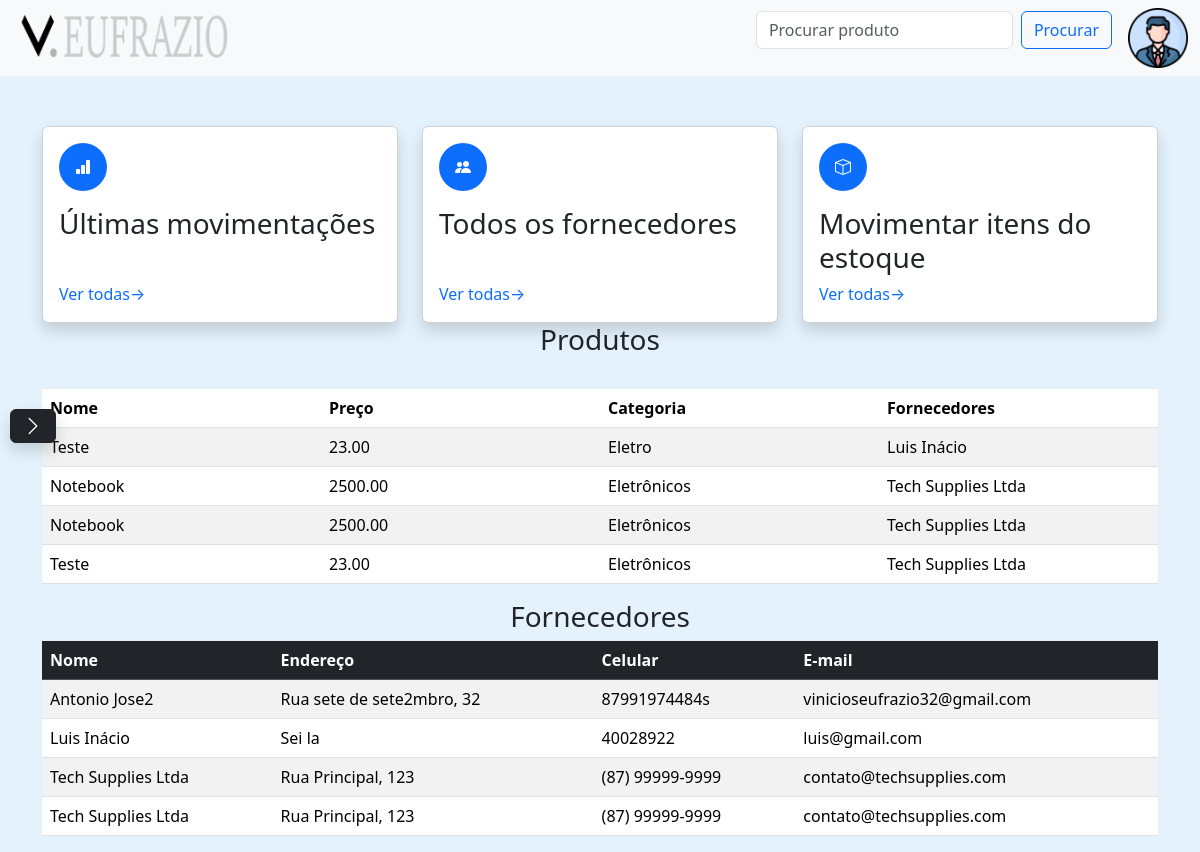
Page / (signed in) on the earlier database version.
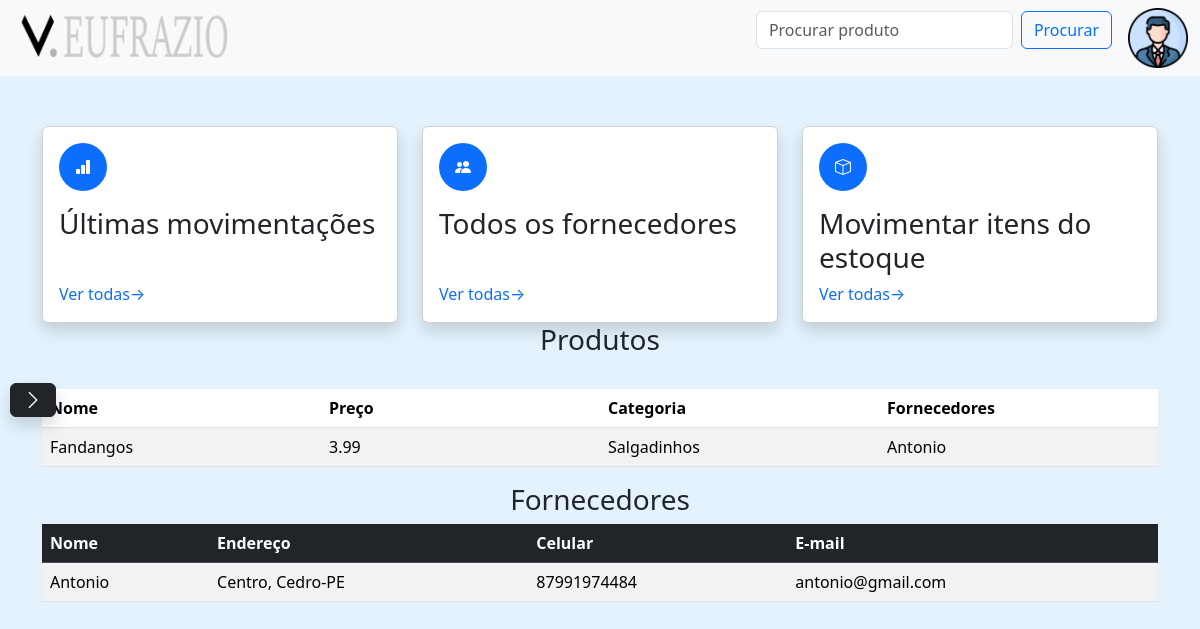
Same page on the later database version.
### estoque/models.py (models this page shows, shortened)
class Produto(models.Model):
    id_produto = models.AutoField(primary_key=True)
    nome = models.CharField(max_length=100)
    quantidade = models.IntegerField()
    preco = models.DecimalField(max_digits=10, decimal_places=2)
    categoria = models.ForeignKey(
        'estoque.Categoria',
        on_delete=models.CASCADE,
        null=True,
        blank=True
    )
    descricao = models.TextField(default="")
    fornecedores = models.ManyToManyField('estoque.Fornecedor', related_name="produtos")

class Categoria(models.Model):
    id_categoria = models.AutoField(primary_key=True)
    nome = models.CharField(max_length=250)
    descricao = models.CharField(max_length=255)

class Fornecedor(models.Model):
    id = models.AutoField(primary_key=True)
    nome = models.CharField(max_length=100)
    telefone = models.CharField(max_length=15)
    email = models.EmailField(max_length=255)
    endereco = models.CharField(max_length=200)

### estoque/views.py (the view)
# urls.py: path('', views.index, name='index'),
@login_required(login_url="/login/")
def index(request):
    produtos = Produto.objects.all()
    fornecedores = Fornecedor.objects.all()
    return render(request, 'index.html', {'produtos': produtos, 'fornecedores': fornecedores})

### estoque/templates/index.html (shortened to what this page needs)
{% extends "base.html" %}
    {% load static %}
    {% block content %}
    <div class="container" style="margin-top: 50px">
        <div class="containers-tabelas">
                <div class="row">
                    <div class="col-md-4">
                        <div class="card shadow rounded h-100">
                            <div class="card-body d-flex flex-column">
                                <div class="d-flex justify-content-start align-items-center mb-3">
                                    <div class="rounded-circle bg-primary text-white p-3">
                                        <i class="bi bi-bar-chart-fill"></i>
                                    </div>
                                </div>
                                <h3 class="card-title">Últimas movimentações</h3>
                                <div class="mt-auto">
                                    <a href="{% url 'listar_movimentacoes' %}" class="text-decoration-none">Ver todas→</a>
                                </div>
                            </div>
                        </div>
                    </div>
                    <div class="col-md-4">
                        <div class="card shadow rounded h-100">
                            <div class="card-body d-flex flex-column">
                                <div class="d-flex justify-content-start align-items-center mb-3">
                                    <div class="rounded-circle bg-primary text-white p-3">
                                        <i class="bi bi-people-fill"></i>
                                    </div>
                                </div>
                                <h3 class="card-title">Todos os fornecedores</h3>
                                <div class="mt-auto">
                                    <a href="{% url 'listar_fornecedores' %}" class="text-decoration-none">Ver todas→</a>
                                </div>
                            </div>
                        </div>
                    </div>
                    <div class="col-md-4">
                        <div class="card shadow rounded h-100">
                            <div class="card-body d-flex flex-column">
                                <div class="d-flex justify-content-start align-items-center mb-3">
                                    <div class="rounded-circle bg-primary text-white p-3">
                                        <i class="bi bi-box"></i>
                                    </div>
                                </div>
                                <h3 class="card-title">Movimentar itens do estoque</h3>
                                <div class="mt-auto">
                                    <a type="button" class="text-decoration-none" data-bs-toggle="modal"
                                        data-bs-target="#exampleModal">
                                        Ver todas→
                                    </a>
                                </div>
                            </div>
                        </div>
                    </div>
                </div>
                <table class="table table-striped mt-4" style="table-layout: fixed;">
                    <center><h3>Produtos</h3></center>
                    <thead>
                        <tr>
                            <th >Nome</th>
                            <th >Preço</th>
                            <th >Categoria</th>
                            <th >Fornecedores</th>
                        </tr>
                    </thead>
                    <tbody>
                        {% for produto in produtos %}
                        <tr>
                            <td>{{ produto.nome }}</td>
                            <td>{{ produto.preco }}</td>
                            <td>{{ produto.categoria.nome }}</td>
                            <td>
                                {% for fornecedor in produto.fornecedores.all %}
                                    {{ fornecedor.nome }}{% if not forloop.last %}, {% endif %}
                                {% endfor %}
                            </td>
                        </tr>
                        {% empty %}
                        <tr>
                            <td colspan="4" class="text-center">Nenhum produto encontrado.</td>
                        </tr>
                        {% endfor %}
                    </tbody>
                </table>
                <table class="table table-striped table-hover align-middle" style="width: 100%">
                    <center><h3>Fornecedores</h3></center>
                    <thead class="table-dark">
                        <tr>
                            <th >Nome</th>
                            <th >Endereço</th>
                            <th >Celular</th>
                            <th>E-mail</th>
                        </tr>
                    </thead>
                    <tbody>
                        {% for fornecedor in fornecedores %}
                        <tr>
                            <td>{{ fornecedor.nome }}</td>
                            <td>{{ fornecedor.endereco }}</td>
                            <td>{{ fornecedor.telefone }}</td>
                            <td>{{ fornecedor.email }}</td>
                        </tr>
                        {% empty %}
                        <tr>
                            <td colspan="4" class="text-center">Nenhum fornecedor encontrado.</td>
                        </tr>
                        {% endfor %}
                    </tbody>
                </table>
        </div>
    </div>
    {% endblock content %}

### estoque/templates/base.html (shortened to what this page needs)
{% block navbar %}
{% load static %}
<link href="https://cdn.jsdelivr.net/npm/bootstrap@5.3.3/dist/css/bootstrap.min.css" rel="stylesheet"
>
{% load static %}
<link rel="stylesheet" href="{% static 'estilizacao/style_index.css' %}">
<link rel="stylesheet"
    href="https://cdnjs.cloudflare.com/ajax/libs/bootstrap-icons/1.10.5/font/bootstrap-icons.min.css">
<nav class="navbar bg-body-tertiary" style="background-color: #e3f2fd;">
    <div class="container-fluid">
        <a href="https://vinicioeufrazio.netlify.app" target="_blank"><img src="{% static 'assets/logo.png' %}" alt=""
                style="width: 230px;" class="logo"></a>
        <div class="d-flex ms-auto align-items-center">
            <form class="d-flex me-3" role="search" method="GET" action="{% url 'listar_produtos' %}">
                <input class="form-control me-2" type="search" name="q" placeholder="Procurar produto" aria-label="Search">
                <button class="btn btn-outline-primary" type="submit">Procurar</button>
            </form>
            <div class="btn-group dropstart">
                <img src="{% static 'assets/profile.png' %}" alt="" style="width: 60px; cursor: pointer;"
                    class="dropdown-toggle" data-bs-toggle="dropdown" aria-expanded="false">
            </div>
        </div>
    </div>
</nav>
{% endblock navbar %}
{% block content %}{% endblock content %}
{% block lateralbar %}
<button class="btn btn-dark left-center-button shadow" type="button" data-bs-toggle="offcanvas"
        data-bs-target="#offcanvasExample" aria-controls="offcanvasExample">
        <svg xmlns="http://www.w3.org/2000/svg" width="20" height="20" fill="currentColor" class="bi bi-chevron-right"
            viewBox="0 0 16 16">
            <path fill-rule="evenodd"
                d="M4.646 1.646a.5.5 0 0 1 .708 0l6 6a.5.5 0 0 1 0 .708l-6 6a.5.5 0 0 1-.708-.708L10.293 8 4.646 2.354a.5.5 0 0 1 0-.708" />
        </svg>
    </button>
{% endblock lateralbar %}

### estoque/static/estilizacao/style_index.css (style rules this page uses)
.left-center-button { position: fixed; top: 50%; left: 0; transform: translateY(-50%); margin-left: 10px; }
.containers-tabelas { display: flex; flex-direction: column; }

Differences in the rows shown:
removed Produto: nome "Teste", preco "23.00", categoria.nome "Eletro"
removed Fornecedor: nome "Luis Inácio", endereco "Sei la", telefone "40028922", email "luis@gmail.com"
removed Produto: nome "Notebook", preco "2500.00", categoria.nome "Eletrônicos"
removed Fornecedor: nome "Tech Supplies Ltda", endereco "Rua Principal, 123", telefone "(87) 99999-9999", email "contato@techsupplies.com"
removed Produto: nome "Notebook", preco "2500.00", categoria.nome "Eletrônicos"
removed Fornecedor: nome "Tech Supplies Ltda", endereco "Rua Principal, 123", telefone "(87) 99999-9999", email "contato@techsupplies.com"
removed Produto: nome "Teste", preco "23.00", categoria.nome "Eletrônicos"
added Produto: nome "Fandangos", preco "3.99", categoria.nome "Salgadinhos", Fornecedor (nome "Antonio")
changed Fornecedor: nome "Antonio Jose2" → "Antonio"; endereco "Rua sete de sete2mbro, 32" → "Centro, Cedro-PE"; telefone "87991974484s" → "87991974484"; email "vinicioseufrazio32@gmail.com" → "antonio@gmail.com"
